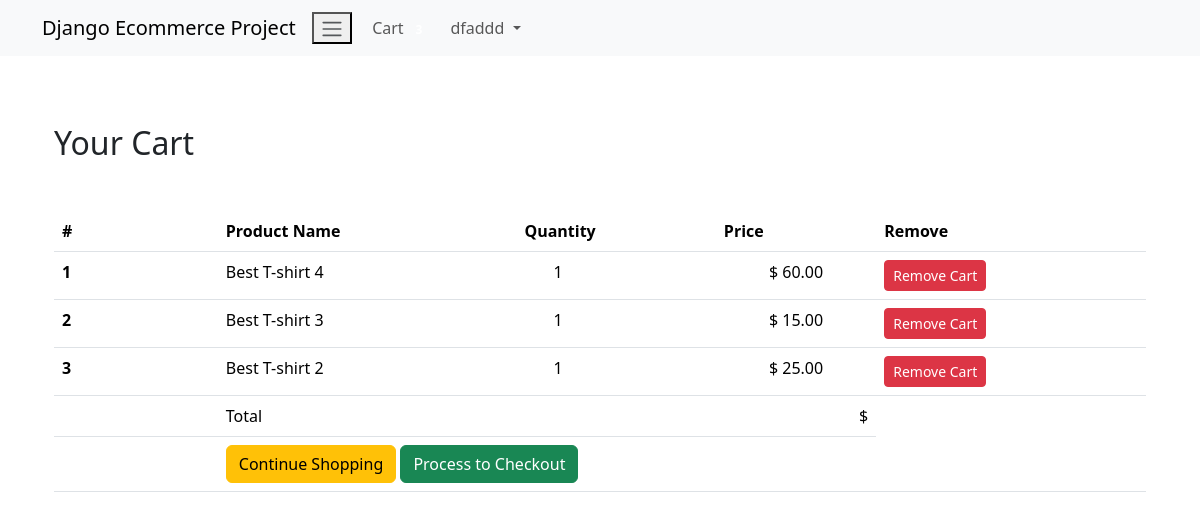
/shop/cart/ (signed in), run on the app's committed database.
### Ecom_Login/models.py (models this page shows, shortened)
class User(AbstractBaseUser, PermissionsMixin):
    email = models.EmailField(unique=True, null=False)
    is_staff = models.BooleanField(
        text_lazy('Staff'), default=False,
        help_text=text_lazy('Designates whether the user can log in the site')
    )
    is_active = models.BooleanField(
        text_lazy('active'),
        default=True,
        help_text=text_lazy('Designates whether this user should be treated as active')
    )
    USERNAME_FIELD = 'email'
    objects = MyUserManager()

class Profile(models.Model):
    user = models.OneToOneField(User, on_delete=models.CASCADE, related_name='profile')
    username = models.CharField(max_length=264, null=True, blank=True)
    full_name = models.CharField(max_length=264, null=True, blank=True)
    address = models.TextField(max_length=300, null=True, blank=True)
    city = models.CharField(max_length=40, null=True, blank=True)
    zipcode = models.CharField(max_length=10, null=True, blank=True)
    country = models.CharField(max_length=20, null=True, blank=True)
    phone = models.CharField(max_length=20, null=True, blank=True)
    date_joined = models.DateTimeField(auto_now_add=True)

### Ecom_Order/models.py (models this page shows, shortened)
class Cart(models.Model):
    user = models.ForeignKey(settings.AUTH_USER_MODEL, on_delete=models.CASCADE, related_name='cart')
    item = models.ForeignKey(Product, on_delete=models.CASCADE)
    quantity = models.IntegerField(default=1)
    purchased = models.BooleanField(default=False)
    created = models.DateTimeField(auto_now_add=True)
    updated = models.DateTimeField(auto_now=True)
    def get_total(self):
        total = self.item.price * self.quantity
        float_total = format(total, '0.2f')
        return float_total

### Ecom_Shop/models.py (models this page shows, shortened)
class Product(models.Model):
    main_image = models.ImageField(upload_to='Product')
    name = models.CharField(max_length=264)
    category = models.ForeignKey(Category, on_delete=models.CASCADE, related_name='category')
    preview_text = models.TextField(max_length=200, verbose_name='Preview Text')
    details_text = models.TextField(max_length=1000, verbose_name='Description')
    price = models.FloatField()
    old_price = models.FloatField(default=0.00)
    created = models.DateTimeField(auto_now_add=True)
    class Meta:
        ordering = ['-created',]

### Ecom_Order/views.py (the view)
# urls.py: path('cart/', views.cart_view, name='cart'),
@login_required
def cart_view(request):
    carts = Cart.objects.filter(user=request.user, purchased=False)
    orders = Order.objects.filter(user=request.user, ordered=False)
    if carts.exists() and orders.exists():
        order = orders[0]
        return render(request, 'Ecom_Order/cart.html', context={'carts':carts, 'orders':orders})
    else:
        messages.warning(request, "You don't have any item in your cart")
        return redirect("Ecom_Shop:home")

### Ecom_Order/templatetags/cart_tag.py (called while the page is built)
@register.filter
def cart_total(user):
    order = Order.objects.filter(user=user, ordered=False)
    if order.exists():
        return order[0].orderitems.count()
    else:
        return 0

### templates/Ecom_Order/cart.html
{% extends 'base.html' %}
{% block body_block %}
<div class="container my-5">
    <div class="my-5">
        <h2>Your Cart</h2>
    </div>
    <table class="table table-hover">
        <thead>
            <tr>
                <th scope="col" width="15%">#</th>
                <th scope="col">Product Name</th>
                <th scope="col">Quantity</th>
                <th scope="col" align="right">Price</th>
                <th scope="col">Remove</th>
            </tr>
        </thead>
        <tbody>
            {% for cart in carts %}
            <tr>
                <th scope="row">{{ forloop.counter }}</th>
                <td>{{ cart.item.name }}</td>
                <td>
                    <a class="mr-2" href="{% url 'Ecom_Order:decrease' pk=cart.item.pk %}"><span class="badge badge-light">
                        <i class="fa fa-minus" aria-hidden="true"></i></span></a>
                    {{ cart.quantity }}
                    <a class="mr-2" href="{% url 'Ecom_Order:increase' pk=cart.item.pk %}"><span class="badge badge-light">
                        <i class="fa fa-plus" aria-hidden="true"></i></span></a>
                </td>
                <td align="center">$ {{ cart.get_total }}</td>
                <td><a href="{% url 'Ecom_Order:remove' pk=cart.item.pk %}" class="btn btn-danger btn-sm">Remove Cart</a></td>
            </tr>
            {% endfor %}
<tr>
    <th scope="row"></th>
    <td colspan="2">Total</td>
    <td align="right">$ {{ order.get_totals|floatformat:2 }}</td>
</tr>
<tr>
    <th scope="row"></th>
    <td colspan="4" class="text-right">
    <a href="{% url 'Ecom_Shop:home' %}" class="btn btn-warning mr-4">Continue Shopping</a>
    <a href="{% url 'Ecom_Payment:checkout' %}" class="btn btn-success mr-4">Process to Checkout</a>
    </td>
</tr>
        </tbody>
    </table>
</div>
{% endblock %}

### templates/navbar.html (shortened to what this page needs)
{% load cart_tag %}
<nav class="navbar navbar-expand-lg navbar-light bg-light">
    <div class="container">
        <a class="navbar-brand" href="{% url 'Ecom_Shop:home' %}">Django Ecommerce Project</a>
<button type="button" class="navbar-toggle" data-toggle="collapse" data-target="#navbarNav"
aria-control="navbarNav" aria-expanded="false" aria-label="Toggle navigation">
<span class="navbar-toggler-icon"></span>
</button>
<div class="collapse navbar-collapse" id="navbarNav">
    <ul class="navbar-nav ml-auto">
        {% if request.user.is_authenticated %}
        <li class="nav-item">
            <a class="nav-link" href="{% url 'Ecom_Order:cart' %}">
                <i class="fa fa-shopping-cart" aria-hidden="true"></i>Cart
            <span class="badge badge-light">{{ request.user | cart_total }}</span>
            </a>
        </li>
        <li class="nav-item dropdown">
            <a class="nav-link dropdown-toggle" href="" id="navbardropdown" role="button"
            data-toggle="dropdown" aria-hashpopup="true" aria-expanded="false">
             {{ request.user.profile.username }} </a>
        </li>
        {% else %}
        <li class="nav-item">
            <a href="{% url 'Ecom_Login:login' %}" class="btn btn-info btn-sm">Login</a>
            <a href="{% url 'Ecom_Login:signup' %}" class="btn btn-info btn-sm">Signup</a>
        </li>
        {% endif %}
    </ul>
</div>
    </div>
</nav>

### data on the page
User: user.profile.username "dfaddd"
Cart: item.name "Best T-shirt 4", quantity "1", get_total "60.00"
Cart: item.name "Best T-shirt 3", quantity "1", get_total "15.00"
Cart: item.name "Best T-shirt 2", quantity "1", get_total "25.00"
